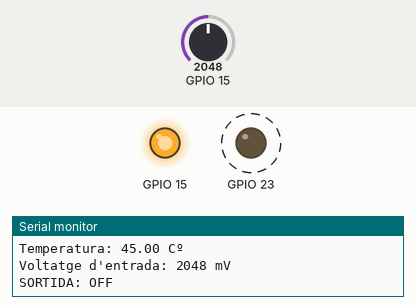
This program was run on a simulated ESP32. Parts: output pins drawn as LEDs (lit = HIGH), the last lines printed to the serial monitor. Dashed ring = blinking. The test bench sets the inputs (shaded band); at power-on: GPIO 15 = 2048.

Above: at 1.8 s.
1.9 s: GPIO 15 set to 0
At 2.4 s:
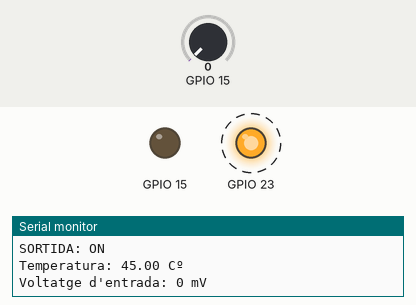
5.5 s: GPIO 15 set to 491
At 6.4 s:
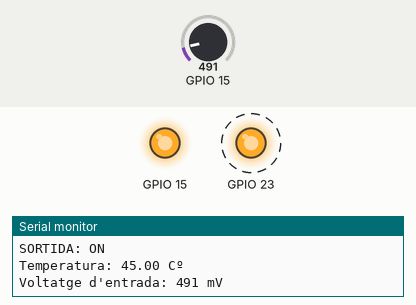
Timing chart, 0 to 15.5 s (numbered marks = the images above; inputs shaded):
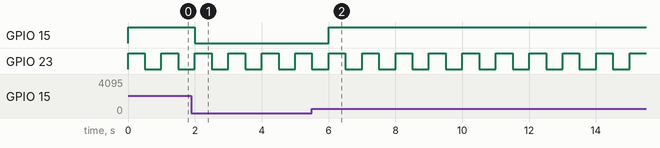

Measured:
- after the input at 1.9 s, GPIO 15: HIGH → LOW after 0.10 s
- after the input at 5.5 s, GPIO 15: LOW → HIGH after 0.50 s
- by itself, GPIO 23: alternates HIGH for 0.50 s and LOW for 0.50 s

The program:

main.cpp
```cpp
#include <Arduino.h>

int Lectura = 0;
float Temperatura =0;

void setup()
{
  Serial.begin(115200);
  Serial.println("Hola Mundo!");
  pinMode(23,OUTPUT);
  pinMode(15, OUTPUT);
}

void loop()
{
  Lectura = analogRead(15);
  Temperatura = temperatureRead();

  digitalWrite(23,HIGH);
  Serial.print("SORTIDA: ");
  Serial.print("ON");
  Serial.println("");

  Serial.print("Temperatura: ");
  Serial.print(Temperatura);
  Serial.print(" Cº");
  Serial.println("");

  Serial.print("Voltatge d'entrada: ");
  Serial.print(Lectura);
  Serial.print(" mV");
  Serial.println("");
  analogWrite(15,Lectura);
  delay(500);

  digitalWrite(23,LOW);
  Serial.print("SORTIDA: ");
  Serial.print("OFF");
  Serial.println("");
  delay(500);
}
```
